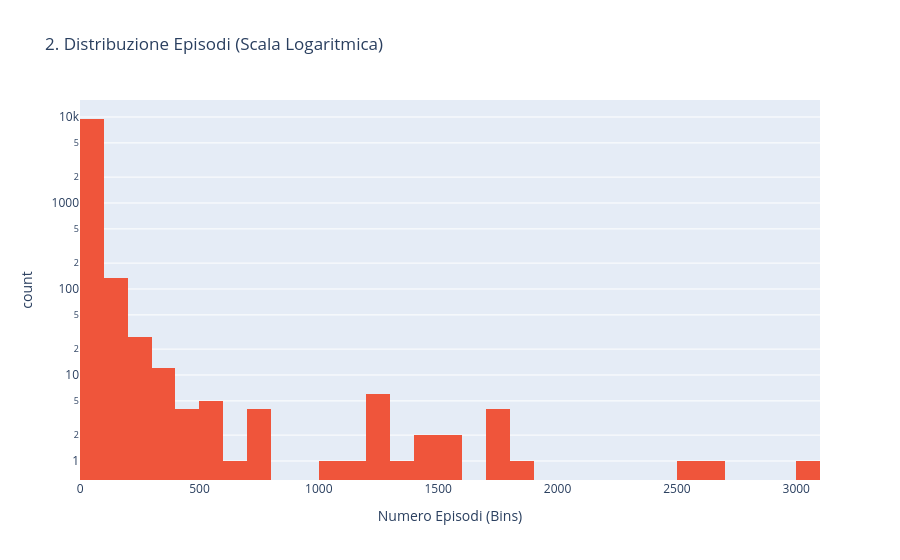

The notebook cell this image was saved under:
### Code cell
# 2 Istogramma Logaritmico (La Coda Lunga)
fig2 = px.histogram(df_clean, x='episodes', nbins=50, log_y=True,
                   title='2. Distribuzione Episodi (Scala Logaritmica)',
                   labels={'episodes': 'Numero Episodi (Bins)'},
                   color_discrete_sequence=['#EF553B'])
fig2.show()

### Figure 1 — Plotly figure (JSON) as saved in the notebook; plotly's stock layout.template omitted (floating-point values rounded to 4 significant figures; data arrays with more than 128 entries replaced by an {"elided": "..."} marker saying what was removed)
{"data": [{"bingroup": "x", "hovertemplate": "Numero Episodi (Bins)=%{x}<br>count=%{y}<extra></extra>", "legendgroup": "", "marker": {"color": "#EF553B", "pattern": {"shape": ""}}, "name": "", "nbinsx": 50, "orientation": "v", "showlegend": false, "type": "histogram", "x": {"elided": "9687 int values"}, "xaxis": "x", "yaxis": "y"}], "layout": {"barmode": "relative", "legend": {"tracegroupgap": 0}, "title": {"text": "2. Distribuzione Episodi (Scala Logaritmica)"}, "xaxis": {"anchor": "y", "domain": [0, 1], "title": {"text": "Numero Episodi (Bins)"}}, "yaxis": {"anchor": "x", "domain": [0, 1], "title": {"text": "count"}, "type": "log"}}}
